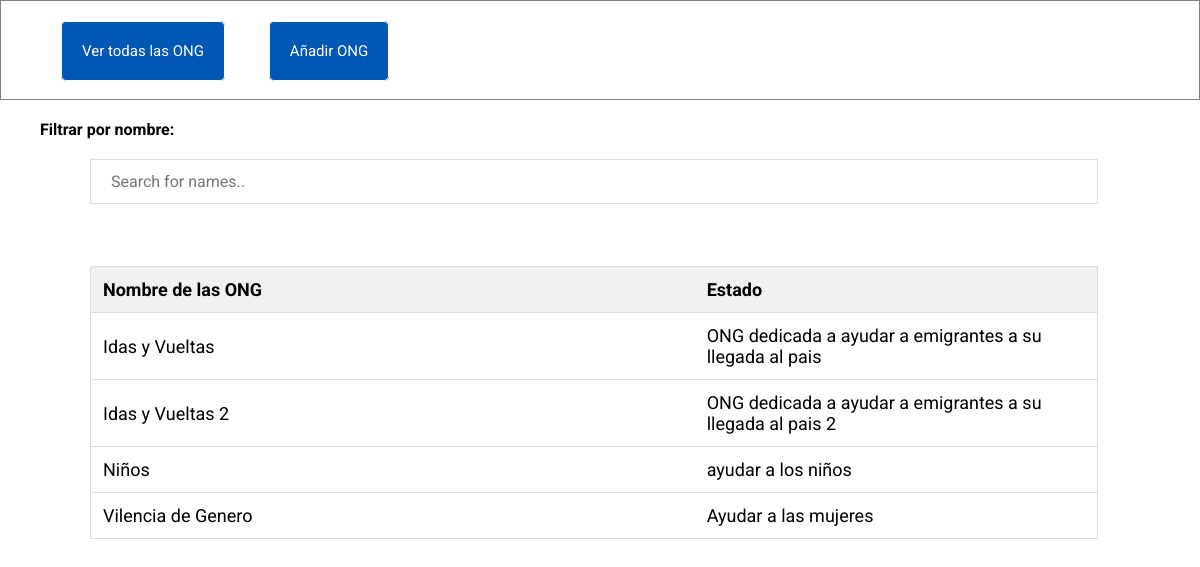
Page /admin/ongs on the committed database.
### tables this page shows
CREATE TABLE ongs (id INTEGER PRIMARY KEY AUTOINCREMENT, name VARCHAR(50), description VARCHAR(500));

### app2.py (the view)
@app.route('/admin/ongs')
def tables():
    return render_template('admin/list_ong.html', ongs = db.get_ongs())

### web/services/db.py (called while the page is built)
def get_cursor():
    def dict_factory(c, r):
        d = {}
        for idx, col in enumerate(c.description):
            d[col[0]] = r[idx]
        return d
    c = sqlite3.connect(DB_NAME)
    c.row_factory = dict_factory
    cur = c.cursor()
    return cur

def get_ongs():
    cur = get_cursor()
    cur.execute('SELECT * FROM ongs')
    list_ong = cur.fetchall()
    cur.connection.close()
    return list_ong

### web/templates/admin/list_ong.html (shortened to what this page needs)
{% extends 'admin/layout.html' %}
{% block styles %}
<link rel="stylesheet" href="/static/styles/table.css">
{% endblock %}
{% block content%}
<div>
  <label class="label-filter" for="filter"><b>Filtrar por nombre:</b></label>
  <input type="text" id="myInput" onkeyup="myFunction()" placeholder="Search for names.." name="filter">
  </div>
  <table id="myTable">
    <tr class="header">
      <th style="width:60%;">Nombre de las ONG</th>
      <th style="width:40%;">Estado</th>
    </tr>
    {% for d in ongs %}
     <tr>
      <td>{{d['name']}}</td>
      <td>{{d['description']}}</td>
     </tr>
    {% endfor %}
  </table>
{% endblock %}

### web/templates/admin/layout.html (shortened to what this page needs)
<!DOCTYPE html>
<html lang="en">
<head>
    <link rel="stylesheet" href="/static/styles/styles.css">
    {% block styles %}{% endblock %}
</head>
<body>
    <nav>
        <a href="/admin/ongs">Ver todas las ONG</a>
        <a href="/admin/ongs/new">Añadir ONG</a>
    </nav>
    <main>
        {% block content %}{% endblock %}
    </main>
</body>
</html>

### web/static/styles/styles.css (style rules this page uses)
* { box-sizing: border-box; font-family: 'Roboto', sans-serif; margin: 0; padding: 0; }

### web/static/styles/table.css (style rules this page uses)
#myInput { background-image: url('/css/searchicon.png'); background-position: 10px 12px; background-repeat: no-repeat; width: 90%; font-size: 16px; padding: 12px 20px 12px 20px; border: 1px solid #ddd; margin: 20px 50px; margin-bottom: 12px; }
#myTable { border-collapse: collapse; width: 90%; border: 1px solid #ddd; font-size: 18px; margin: 50px 50px; }
#myTable th, #myTable td { text-align: left; padding: 12px; }
#myTable tr { border-bottom: 1px solid #ddd; }
#myTable tr.header, #myTable tr:hover { background-color: #f1f1f1; }

### web/templates/admin/layout.html (style rules this page uses)
nav { display: block; height: 100px; width: 100%; border: 1px solid gray; padding: 40px; }
main { padding: 20px 40px; }
a { border: 1px solid; margin: 20px; padding: 20px; background-color: #0057b4; border-radius: 5px; text-decoration: none; color: white; font-size: 15px; }

### rows in the picture
ongs: name "Idas y Vueltas", description "ONG dedicada a ayudar a emigrantes a su llegada al pais"
ongs: name "Idas y Vueltas 2", description "ONG dedicada a ayudar a emigrantes a su llegada al pais 2"
ongs: name "Niños", description "ayudar a los niños"
ongs: name "Vilencia de Genero", description "Ayudar a las mujeres"
